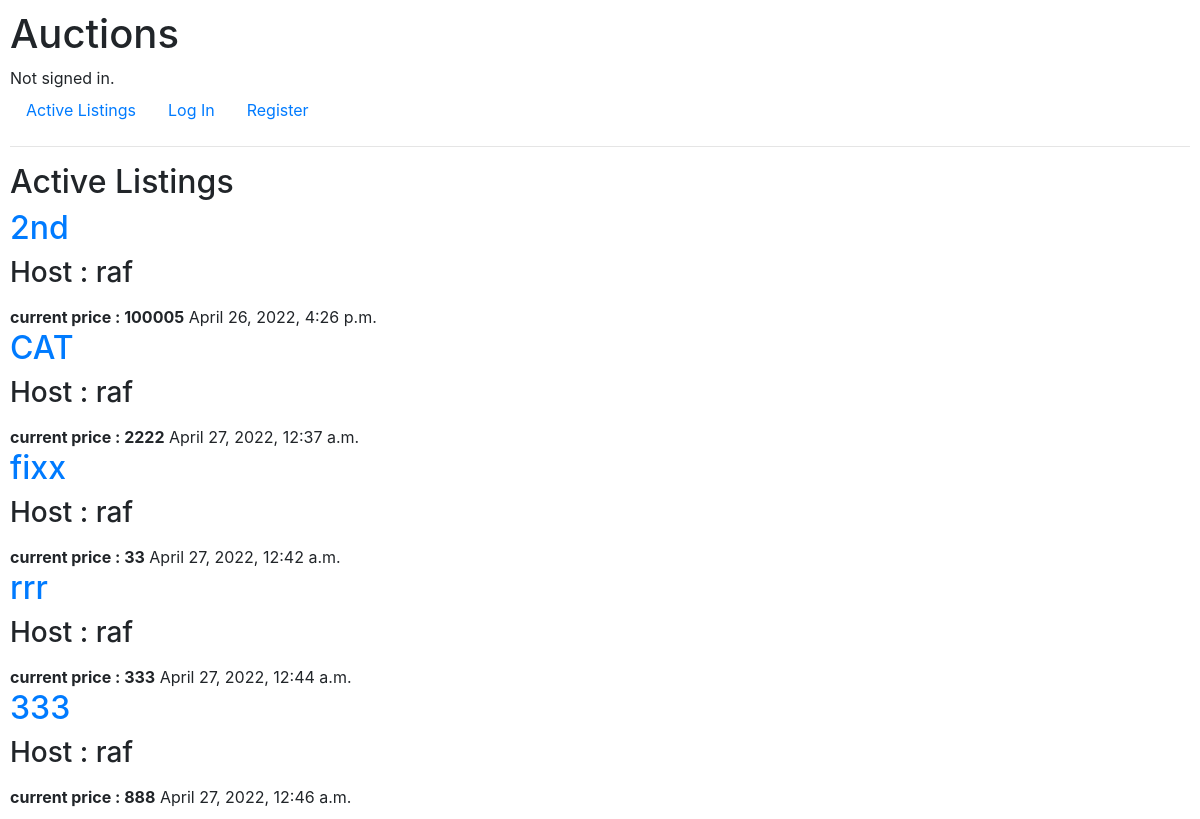
The page / on the database its author committed.
### auctions/models.py (models this page shows, shortened)
class Listing(models.Model):
    host = models.ForeignKey(User, on_delete=models.SET_NULL, null=True)
    bid = models.ForeignKey(Bid, on_delete=models.SET_NULL, null=True)
    title = models.CharField(max_length=70)
    description = models.TextField()
    image = models.CharField(max_length=255, blank=True, default='')
    created = models.DateTimeField(auto_now_add=True)
    active = models.BooleanField(default=True)
    class Category(models.TextChoices):
        first = "firstCat"
        second = "secondCat"
        third = "thirdCat"
        fourth = "fourthCat"
    category = models.CharField(
        max_length=15,
        choices=Category.choices,
        default=Category.first
    )

class User(AbstractUser):
    pass

class Bid(models.Model):
    user = models.ForeignKey(User, on_delete=models.CASCADE)
    price = models.IntegerField(max_length=9999999999)
    created = models.DateTimeField(auto_now_add=True)
    title = models.CharField(max_length=255, null=False, default='')

### auctions/views.py (the view)
# urls.py: path("", views.index, name="index"),
def index(request):
    listing = Listing.objects.all()
    Listings = listing
    context = {'Listings': Listings}
    return render(request, "auctions/index.html", {'Listings': Listings})

### auctions/templates/auctions/index.html (shortened to what this page needs)
{% extends "auctions/layout.html" %}
{% block body %}
    <h2>Active Listings</h2>
    {% for item in Listings %}
    <h2><a href="{% url 'listing' item.id %}">{{ item.title }}</a></h2>
    <h3>Host : {{item.host}}</h3>
    <strong> current price :  {{ item.bid.price  }}</strong>
    {{item.created}}
    {% endfor %}
{% endblock %}

### auctions/templates/auctions/layout.html (shortened to what this page needs)
{% load static %}
<!DOCTYPE html>
<html lang="en">
    <head>
        <link rel="stylesheet" href="https://stackpath.bootstrapcdn.com/bootstrap/4.4.1/css/bootstrap.min.css">
        <link href="{% static 'auctions/styles.css' %}" rel="stylesheet">
    </head>
    <body>
        <h1>Auctions</h1>
        <div>
            {% if user.is_authenticated %}
                Signed in as <strong>{{ user.username }}</strong>.
            {% else %}
                Not signed in.
            {% endif %}
        </div>
        <ul class="nav">
            <li class="nav-item">
                <a class="nav-link" href="{% url 'index' %}">Active Listings</a>
            </li>
            {% if user.is_authenticated %}
                <li class="nav-item">
                    <a class="nav-link" href="{% url 'logout' %}">Log Out</a>
                </li>
                <li><h3><a href="{% url 'watchlist' %}">Watchlist</a></h3></li>
            {% else %}
                <li class="nav-item">
                    <a class="nav-link" href="{% url 'login' %}">Log In</a>
                </li>
                <li class="nav-item">
                    <a class="nav-link" href="{% url 'register' %}">Register</a>
                </li>
            {% endif %}
        </ul>
        <hr>
        {% block body %}
        {% endblock %}
    </body>
</html>

### auctions/static/auctions/styles.css (style rules this page uses)
body { padding: 10px; }

### rows shown on the page
Listing: title "2nd", host "raf", bid.price "100005", created "April 26, 2022, 4:26 p.m."
Listing: title "CAT", host "raf", bid.price "2222", created "April 27, 2022, 12:37 a.m."
Listing: title "fixx", host "raf", bid.price "33", created "April 27, 2022, 12:42 a.m."
Listing: title "rrr", host "raf", bid.price "333", created "April 27, 2022, 12:44 a.m."
Listing: title "333", host "raf", bid.price "888", created "April 27, 2022, 12:46 a.m."
